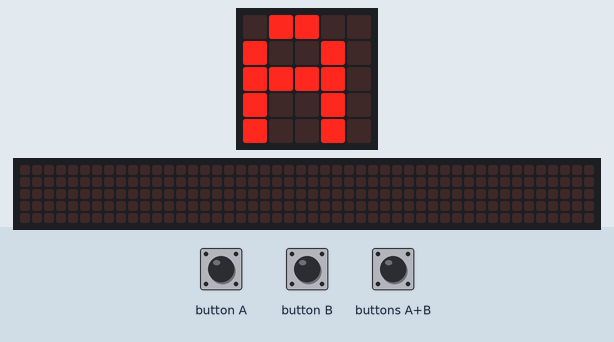
Simulated run of this program. Board: BBC micro:bit (MakeCode). Parts: the board's 5×5 LED display, a strip that is not on the board, showing the scrolling text unrolled. Inputs (shaded band) come from the test bench. The 48×5 strip is a reading aid, not a part: it shows the text the display is scrolling, unrolled, one strip-width of it at a time.

Above: at 1.9 s.
2.0 s: button B pressed for 0.15 s
At 2.22 s:
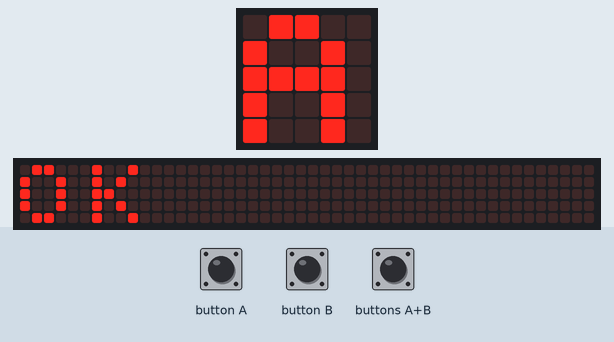
At 2.67 s:
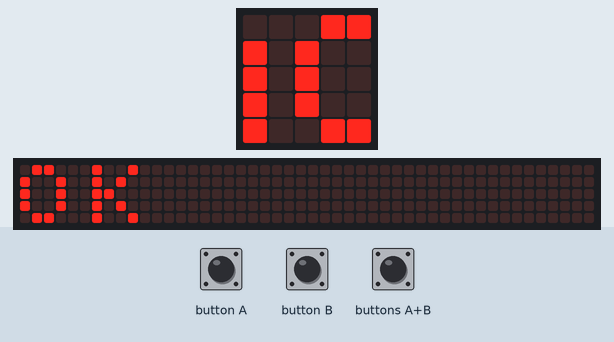
2.7 s: button A pressed for 0.15 s
3.4 s: button B pressed for 0.15 s
At 5.67 s:
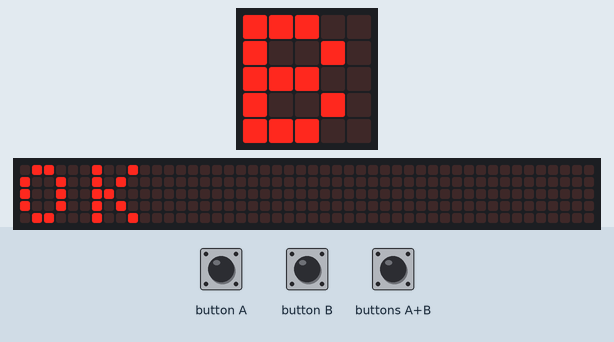
7.1 s: button A pressed for 0.15 s
7.8 s: buttons A+B pressed for 1 s
9.4 s: button A pressed for 0.15 s
At 12.0 s:
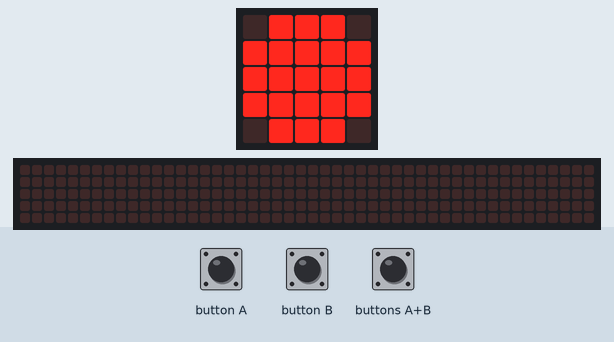
Timing chart, 0 to 13.3 s (numbered marks = the images above; inputs shaded):
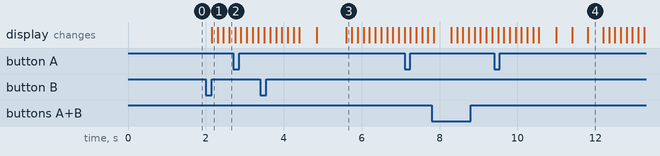

Measured:
- after the input at 2.0 s, the display: changes after 0.15 s (image 1)
- after the input at 3.4 s, the display: first differs from a run without the input after 2.2 s (image 3)
- after the input at 9.4 s, the display: first differs from a run without the input after 2.4 s (image 4)
- what the display in image 4 shows lasts 0.4 s, from 11.8 s to 12.2 s

The program:

microBit_RSP_Game.py
```python
def on_button_pressed_a():
    global choice_index
    choice_index = (choice_index + 1) % 3
    if choices[choice_index] == "Rock":
        basic.show_leds("""
            . # # # .
            # # # # #
            # # # # #
            # # # # #
            . # # # .
            """)
    elif choices[choice_index] == "Scissors":
        basic.show_leds("""
            # . . . #
            . # . # .
            . . # . .
            . # . # .
            # . . . #
            """)
    elif choices[choice_index] == "Paper":
        basic.show_leds("""
            # # # # #
            # # # # #
            # # # # #
            # # # # #
            # # # # #
            """)
input.on_button_pressed(Button.A, on_button_pressed_a)

def on_button_pressed_ab():
    global result, current_user
    if current_user == 3:
        if user1_choice == user2_choice:
            result = "DRAW"
        elif user1_choice == "Rock" and user2_choice == "Scissors" or user1_choice == "Paper" and user2_choice == "Rock" or user1_choice == "Scissors" and user2_choice == "Paper":
            result = "A WIN"
        else:
            result = "B WIN"
        basic.show_string(result)
        current_user = 1
        basic.show_string("A")
input.on_button_pressed(Button.AB, on_button_pressed_ab)

def on_button_pressed_b():
    global user1_choice, current_user, user2_choice
    if current_user == 1:
        user1_choice = choices[choice_index]
        basic.show_string("OK")
        current_user = 2
        basic.show_string("B")
    elif current_user == 2:
        user2_choice = choices[choice_index]
        basic.show_string("OK")
        current_user = 3
        basic.show_string("AB")
input.on_button_pressed(Button.B, on_button_pressed_b)

result = ""
user2_choice = ""
user1_choice = ""
choice_index = 0
choices: List[str] = []
current_user = 0
current_user = 1
basic.show_string("A")
choices = ["Rock", "Scissors", "Paper"]
```
